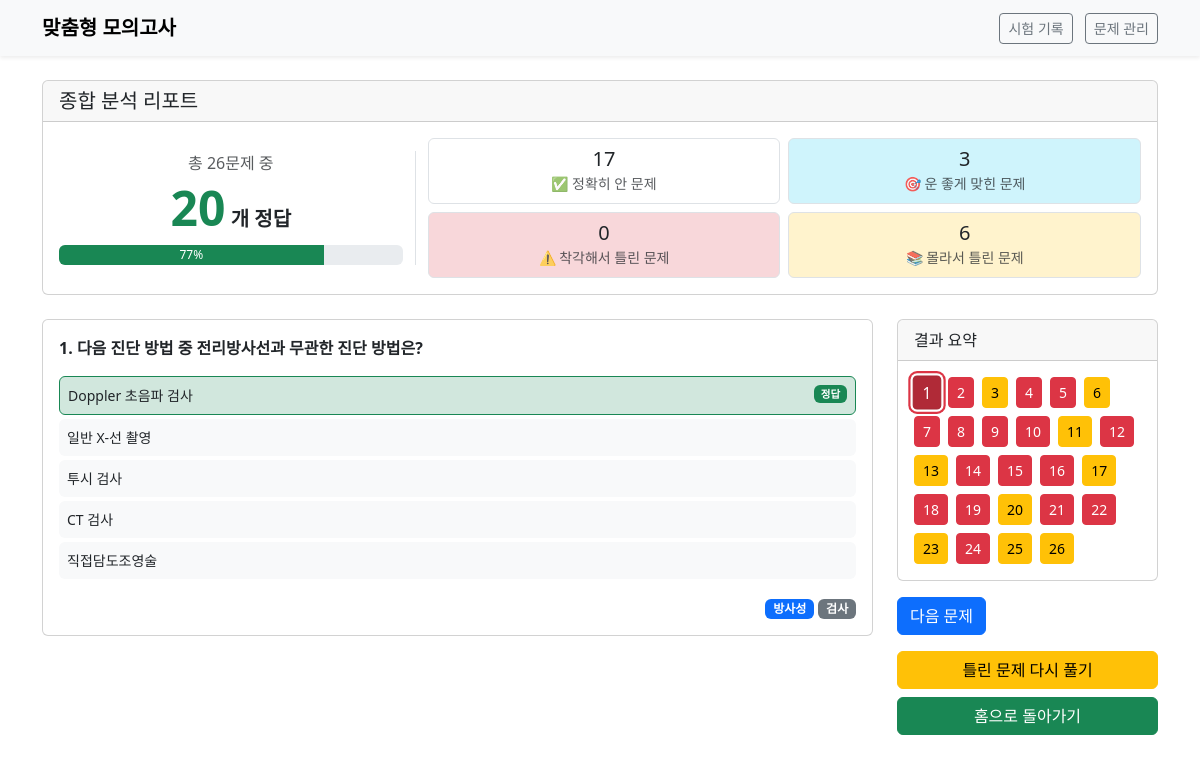
Screenshot of /history/10 with the database file from the repository.
### tables this page shows
CREATE TABLE "Question" (
	"question_id"	INTEGER,
	"question_text"	TEXT,
	"image_path"	TEXT,
	"subject"	TEXT,
	"topic"	TEXT,
	"answer_explanation"	TEXT,
	"author"	TEXT, tags TEXT, has_error BOOLEAN DEFAULT 0,
	PRIMARY KEY("question_id" AUTOINCREMENT)
);

CREATE TABLE Choice (
    choice_id INTEGER PRIMARY KEY AUTOINCREMENT, question_id INTEGER,
    choice_text TEXT, image_path TEXT, is_correct BOOLEAN,
    FOREIGN KEY (question_id) REFERENCES Question(question_id)
);

### app.py (the view)
@app.route("/history/<int:session_id>")
def history_detail(session_id):
    results = []
    session_info = {}
    with closing(get_db()) as con:
        cur = con.cursor()
        cur.execute("SELECT * FROM TestSession WHERE session_id = ?", (session_id,))
        session_info = cur.fetchone()
        if not session_info:
            return "시험 기록을 찾을 수 없습니다.", 404
        notes_cur = con.cursor()
        notes_cur.execute("SELECT question_id, note_text FROM UserNote WHERE session_id = ?", (session_id,))
        notes_by_qid = {row['question_id']: row['note_text'] for row in notes_cur.fetchall()}
        cur.execute("SELECT * FROM UserAnswer WHERE session_id = ?", (session_id,))
        user_answers = cur.fetchall()
        for answer in user_answers:
            qid = answer["question_id"]
            q_cur = con.cursor()
            q_cur.execute("SELECT * FROM Question WHERE question_id = ?", (qid,))
            question_row = q_cur.fetchone()
            c_cur = con.cursor()
            c_cur.execute("SELECT * FROM Choice WHERE question_id = ?", (qid,))
            choices = c_cur.fetchall()
            correct_choice_ids = [c["choice_id"] for c in choices if c["is_correct"]]
            chosen_choice_ids = json.loads(answer["chosen_choice_ids"])
            results.append({
                "question": question_row,
                "choices": choices,
                "chosen": chosen_choice_ids,
                "correct": correct_choice_ids,
                "is_correct": answer["is_correct"],
                "confidence": answer["confidence"],
                "note": notes_by_qid.get(qid, "") # 해당 문제의 노트를 전달
            })
    return render_template(
        "results.html",
        results=results,
        score=session_info["score"],
        total=session_info["total"],
        percent=session_info["percent"],
        session_id=session_id # ✨[추가] 노트 저장을 위해 session_id 전달
    )

### app.py (called while the page is built)
def get_db():
    con = sqlite3.connect(DB_PATH)
    con.row_factory = sqlite3.Row
    return con

### templates/results.html (shortened to what this page needs)
{% extends 'base.html' %}
{% block content %}
<div class="card mb-4">
    <div class="card-header">
        <h5 class="mb-0">종합 분석 리포트</h5>
    </div>
    <div class="card-body">
        <div class="row align-items-center">
            <div class="col-md-4 text-center border-end">
                <p class="mb-1 text-muted">총 {{ total }}문제 중</p>
                <h3 class="display-5 fw-bold text-success">{{ score }}<span class="fs-5 text-dark"> 개 정답</span></h3>
                <div class="progress mt-2" style="height: 20px;">
                    <div class="progress-bar bg-success" role="progressbar" style="width: {{ percent }}%;" aria-valuenow="{{ percent }}" aria-valuemin="0" aria-valuemax="100">{{ percent }}%</div>
                </div>
            </div>
            <div class="col-md-8">
                <div class="row g-2 text-center">
                    <div class="col-6"><div class="p-2 border rounded h-100"><h5 class="mb-0">{{ (results|selectattr('is_correct')|selectattr('confidence', '>', 1)|list|length) }}</h5><small class="text-muted">✅ 정확히 안 문제</small></div></div>
                    <div class="col-6"><div class="p-2 border rounded bg-info-subtle h-100"><h5 class="mb-0">{{ (results|selectattr('is_correct')|selectattr('confidence', '<', 2)|list|length) }}</h5><small class="text-muted">🎯 운 좋게 맞힌 문제</small></div></div>
                    <div class="col-6"><div class="p-2 border rounded bg-danger-subtle h-100"><h5 class="mb-0">{{ (results|rejectattr('is_correct')|selectattr('confidence', '>', 1)|list|length) }}</h5><small class="text-muted">⚠️ 착각해서 틀린 문제</small></div></div>
                    <div class="col-6"><div class="p-2 border rounded bg-warning-subtle h-100"><h5 class="mb-0">{{ (results|rejectattr('is_correct')|selectattr('confidence', '<', 2)|list|length) }}</h5><small class="text-muted">📚 몰라서 틀린 문제</small></div></div>
                </div>
            </div>
        </div>
    </div>
</div>
<div class="row">
  <div class="col-md-9">
    {% for r in results %}
    <div class="card mb-3 result-card" id="q-{{ loop.index }}" style="display: none;"
         data-is-correct="{{ r.is_correct|string|lower }}"
         data-confidence="{{ r.confidence }}">
        <div class="card-body">
            <p><strong>{{ loop.index }}. {{ r.question.question_text }}</strong></p>
            <ul class="list-unstyled">
                {% for choice in r.choices %}
                <li class="p-2 my-1 rounded small
                    {% if choice.choice_id in r.correct %} border border-success bg-success-subtle {% elif choice.choice_id in r.chosen %} border border-danger bg-danger-subtle {% else %} bg-light {% endif %}">
                    {{ choice.choice_text }}
                    {% if choice.choice_id in r.correct %} <span class="badge bg-success float-end">정답</span> {% endif %}
                </li>
                {% endfor %}
            </ul>
            <div class="mt-2 text-end">
                <span class="badge bg-primary">{{ r.question.topic or '미지정 주제' }}</span>
                {% if r.question.tags %}
                    {% for tag in r.question.tags.split(',') %}<span class="badge bg-secondary">{{ tag.strip() }}</span>{% endfor %}
                {% endif %}
            </div>
        </div>
    </div>
    {% endfor %}
  </div>
  <div class="col-md-3">
    <div class="sticky-top" style="top: 20px;">
      <div class="card">
        <div class="card-header">결과 요약</div>
        <div class="card-body"><div id="q-nav" class="d-flex flex-wrap gap-2"></div></div>
      </div>
      <div class="d-flex justify-content-between mt-3">
        <button type="button" class="btn btn-primary" id="next-btn">다음 문제</button>
      </div>
      <div class="d-grid gap-2 mt-3">
        {% if session_id %}
        <a href="{{ url_for('review_wrong_answers', session_id=session_id) }}" class="btn btn-warning">틀린 문제 다시 풀기</a>
        {% endif %}
        <a href="{{ url_for('index') }}" class="btn btn-success">홈으로 돌아가기</a>
      </div>
    </div>
  </div>
</div>
{% endblock %}

### rows the page displays
Question: question.question_text "다음 진단 방법 중 전리방사선과 무관한 진단 방법은?", question "방사성", strip "검사"
Choice: choice_text "Doppler 초음파 검사", shows "정답"
Choice: choice_text "일반 X-선 촬영"
Choice: choice_text "투시 검사"
Choice: choice_text "CT 검사"
Choice: choice_text "직접담도조영술"

### other values shown
{{ total }} "26"
{{ score }} "20"
{{ percent }} "77"
